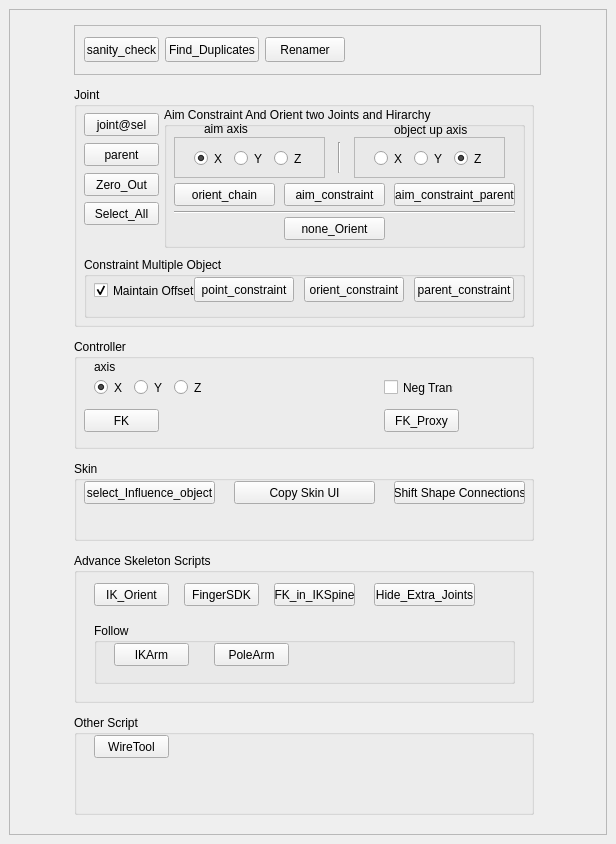
<?xml version="1.0" encoding="UTF-8"?>
<ui version="4.0">
 <class>MainWindow</class>
 <widget class="QMainWindow" name="MainWindow">
  <property name="geometry">
   <rect>
    <x>0</x>
    <y>0</y>
    <width>616</width>
    <height>844</height>
   </rect>
  </property>
  <property name="windowTitle">
   <string>MainWindow</string>
  </property>
  <widget class="QWidget" name="centralwidget">
   <layout class="QGridLayout" name="gridLayout_2">
    <item row="0" column="0">
     <widget class="QScrollArea" name="scrollArea">
      <property name="widgetResizable">
       <bool>true</bool>
      </property>
      <widget class="QWidget" name="scrollAreaWidgetContents_2">
       <property name="geometry">
        <rect>
         <x>0</x>
         <y>0</y>
         <width>596</width>
         <height>824</height>
        </rect>
       </property>
       <layout class="QGridLayout" name="gridLayout">
        <item row="0" column="0">
         <widget class="QFrame" name="frame_9">
          <property name="sizePolicy">
           <sizepolicy hsizetype="Fixed" vsizetype="Fixed">
            <horstretch>0</horstretch>
            <verstretch>0</verstretch>
           </sizepolicy>
          </property>
          <property name="minimumSize">
           <size>
            <width>460</width>
            <height>50</height>
           </size>
          </property>
          <property name="frameShape">
           <enum>QFrame::StyledPanel</enum>
          </property>
          <property name="frameShadow">
           <enum>QFrame::Raised</enum>
          </property>
          <layout class="QHBoxLayout" name="horizontalLayout_2">
           <item>
            <widget class="QPushButton" name="sanity_check_btn_2">
             <property name="minimumSize">
              <size>
               <width>75</width>
               <height>25</height>
              </size>
             </property>
             <property name="maximumSize">
              <size>
               <width>75</width>
               <height>25</height>
              </size>
             </property>
             <property name="text">
              <string>sanity_check</string>
             </property>
            </widget>
           </item>
           <item>
            <widget class="QPushButton" name="Find_Duplicates_btn_2">
             <property name="minimumSize">
              <size>
               <width>74</width>
               <height>25</height>
              </size>
             </property>
             <property name="maximumSize">
              <size>
               <width>100</width>
               <height>25</height>
              </size>
             </property>
             <property name="text">
              <string>Find_Duplicates</string>
             </property>
            </widget>
           </item>
           <item>
            <widget class="QPushButton" name="Renamer_btn_2">
             <property name="minimumSize">
              <size>
               <width>74</width>
               <height>25</height>
              </size>
             </property>
             <property name="maximumSize">
              <size>
               <width>100</width>
               <height>25</height>
              </size>
             </property>
             <property name="text">
              <string>Renamer</string>
             </property>
            </widget>
           </item>
           <item>
            <spacer name="horizontalSpacer_2">
             <property name="orientation">
              <enum>Qt::Horizontal</enum>
             </property>
             <property name="sizeHint" stdset="0">
              <size>
               <width>186</width>
               <height>20</height>
              </size>
             </property>
            </spacer>
           </item>
          </layout>
         </widget>
        </item>
        <item row="1" column="0">
         <widget class="QGroupBox" name="joint_groupBox">
          <property name="sizePolicy">
           <sizepolicy hsizetype="Fixed" vsizetype="Fixed">
            <horstretch>0</horstretch>
            <verstretch>0</verstretch>
           </sizepolicy>
          </property>
          <property name="minimumSize">
           <size>
            <width>460</width>
            <height>240</height>
           </size>
          </property>
          <property name="title">
           <string>Joint</string>
          </property>
          <widget class="QPushButton" name="parent_btn_5">
           <property name="geometry">
            <rect>
             <x>10</x>
             <y>56</y>
             <width>75</width>
             <height>23</height>
            </rect>
           </property>
           <property name="text">
            <string>parent</string>
           </property>
          </widget>
          <widget class="QGroupBox" name="aimCons_groupBox_5">
           <property name="geometry">
            <rect>
             <x>90</x>
             <y>20</y>
             <width>361</width>
             <height>141</height>
            </rect>
           </property>
           <property name="title">
            <string>Aim Constraint And Orient two Joints and Hirarchy</string>
           </property>
           <widget class="QPushButton" name="aim_constraint_btn_5">
            <property name="geometry">
             <rect>
              <x>120</x>
              <y>76</y>
              <width>101</width>
              <height>23</height>
             </rect>
            </property>
            <property name="text">
             <string>aim_constraint</string>
            </property>
           </widget>
           <widget class="QPushButton" name="aim_constraint_parent_btn_5">
            <property name="geometry">
             <rect>
              <x>230</x>
              <y>76</y>
              <width>121</width>
              <height>23</height>
             </rect>
            </property>
            <property name="text">
             <string>aim_constraint_parent</string>
            </property>
           </widget>
           <widget class="QPushButton" name="orient_chain_btn_5">
            <property name="geometry">
             <rect>
              <x>10</x>
              <y>76</y>
              <width>101</width>
              <height>23</height>
             </rect>
            </property>
            <property name="text">
             <string>orient_chain</string>
            </property>
           </widget>
           <widget class="QLabel" name="label_13">
            <property name="geometry">
             <rect>
              <x>40</x>
              <y>15</y>
              <width>47</width>
              <height>13</height>
             </rect>
            </property>
            <property name="text">
             <string>aim axis</string>
            </property>
           </widget>
           <widget class="QLabel" name="label_14">
            <property name="geometry">
             <rect>
              <x>230</x>
              <y>15</y>
              <width>81</width>
              <height>16</height>
             </rect>
            </property>
            <property name="text">
             <string>object up axis</string>
            </property>
           </widget>
           <widget class="Line" name="line_9">
            <property name="geometry">
             <rect>
              <x>165</x>
              <y>35</y>
              <width>20</width>
              <height>31</height>
             </rect>
            </property>
            <property name="orientation">
             <enum>Qt::Vertical</enum>
            </property>
           </widget>
           <widget class="QPushButton" name="none_Orient_btn_5">
            <property name="geometry">
             <rect>
              <x>120</x>
              <y>110</y>
              <width>101</width>
              <height>23</height>
             </rect>
            </property>
            <property name="text">
             <string>none_Orient</string>
            </property>
           </widget>
           <widget class="Line" name="line_10">
            <property name="geometry">
             <rect>
              <x>10</x>
              <y>95</y>
              <width>341</width>
              <height>20</height>
             </rect>
            </property>
            <property name="orientation">
             <enum>Qt::Horizontal</enum>
            </property>
           </widget>
           <widget class="QFrame" name="frame_10">
            <property name="geometry">
             <rect>
              <x>10</x>
              <y>30</y>
              <width>151</width>
              <height>41</height>
             </rect>
            </property>
            <property name="frameShape">
             <enum>QFrame::StyledPanel</enum>
            </property>
            <property name="frameShadow">
             <enum>QFrame::Raised</enum>
            </property>
            <widget class="QRadioButton" name="aimX_rb_5">
             <property name="geometry">
              <rect>
               <x>20</x>
               <y>13</y>
               <width>31</width>
               <height>17</height>
              </rect>
             </property>
             <property name="text">
              <string>X</string>
             </property>
             <property name="checked">
              <bool>true</bool>
             </property>
            </widget>
            <widget class="QRadioButton" name="aimY_rb_5">
             <property name="geometry">
              <rect>
               <x>60</x>
               <y>13</y>
               <width>31</width>
               <height>17</height>
              </rect>
             </property>
             <property name="text">
              <string>Y</string>
             </property>
            </widget>
            <widget class="QRadioButton" name="aimZ_rb_5">
             <property name="geometry">
              <rect>
               <x>100</x>
               <y>13</y>
               <width>31</width>
               <height>17</height>
              </rect>
             </property>
             <property name="text">
              <string>Z</string>
             </property>
            </widget>
           </widget>
           <widget class="QFrame" name="frame_11">
            <property name="geometry">
             <rect>
              <x>190</x>
              <y>30</y>
              <width>151</width>
              <height>41</height>
             </rect>
            </property>
            <property name="frameShape">
             <enum>QFrame::StyledPanel</enum>
            </property>
            <property name="frameShadow">
             <enum>QFrame::Raised</enum>
            </property>
            <widget class="QRadioButton" name="aimObX_rb_5">
             <property name="geometry">
              <rect>
               <x>20</x>
               <y>13</y>
               <width>31</width>
               <height>17</height>
              </rect>
             </property>
             <property name="text">
              <string>X</string>
             </property>
            </widget>
            <widget class="QRadioButton" name="aimObY_rb_5">
             <property name="geometry">
              <rect>
               <x>60</x>
               <y>13</y>
               <width>31</width>
               <height>17</height>
              </rect>
             </property>
             <property name="text">
              <string>Y</string>
             </property>
            </widget>
            <widget class="QRadioButton" name="aimObZ_rb_5">
             <property name="geometry">
              <rect>
               <x>100</x>
               <y>13</y>
               <width>31</width>
               <height>17</height>
              </rect>
             </property>
             <property name="text">
              <string>Z</string>
             </property>
             <property name="checked">
              <bool>true</bool>
             </property>
            </widget>
           </widget>
          </widget>
          <widget class="QGroupBox" name="multipleCons_groupBox_5">
           <property name="geometry">
            <rect>
             <x>10</x>
             <y>170</y>
             <width>441</width>
             <height>61</height>
            </rect>
           </property>
           <property name="title">
            <string>Constraint Multiple Object</string>
           </property>
           <widget class="QPushButton" name="point_constraint_btn_5">
            <property name="geometry">
             <rect>
              <x>110</x>
              <y>20</y>
              <width>100</width>
              <height>25</height>
             </rect>
            </property>
            <property name="text">
             <string>point_constraint</string>
            </property>
           </widget>
           <widget class="QPushButton" name="orient_constraint_btn_5">
            <property name="geometry">
             <rect>
              <x>220</x>
              <y>20</y>
              <width>100</width>
              <height>25</height>
             </rect>
            </property>
            <property name="text">
             <string>orient_constraint</string>
            </property>
           </widget>
           <widget class="QPushButton" name="parent_constraint_btn_5">
            <property name="geometry">
             <rect>
              <x>330</x>
              <y>20</y>
              <width>100</width>
              <height>25</height>
             </rect>
            </property>
            <property name="text">
             <string>parent_constraint</string>
            </property>
           </widget>
           <widget class="QCheckBox" name="maintainOffset_cb_5">
            <property name="geometry">
             <rect>
              <x>10</x>
              <y>25</y>
              <width>101</width>
              <height>17</height>
             </rect>
            </property>
            <property name="text">
             <string>Maintain Offset</string>
            </property>
            <property name="checked">
             <bool>true</bool>
            </property>
           </widget>
          </widget>
          <widget class="QPushButton" name="Zero_Out_btn_5">
           <property name="geometry">
            <rect>
             <x>10</x>
             <y>86</y>
             <width>75</width>
             <height>23</height>
            </rect>
           </property>
           <property name="text">
            <string>Zero_Out</string>
           </property>
          </widget>
          <widget class="QPushButton" name="jointSel_btn_5">
           <property name="geometry">
            <rect>
             <x>10</x>
             <y>26</y>
             <width>75</width>
             <height>23</height>
            </rect>
           </property>
           <property name="text">
            <string>joint@sel</string>
           </property>
          </widget>
          <widget class="QPushButton" name="Select_All_btn_5">
           <property name="geometry">
            <rect>
             <x>10</x>
             <y>115</y>
             <width>75</width>
             <height>23</height>
            </rect>
           </property>
           <property name="text">
            <string>Select_All</string>
           </property>
          </widget>
         </widget>
        </item>
        <item row="2" column="0">
         <widget class="QGroupBox" name="controller_groupBox">
          <property name="sizePolicy">
           <sizepolicy hsizetype="Fixed" vsizetype="Fixed">
            <horstretch>0</horstretch>
            <verstretch>0</verstretch>
           </sizepolicy>
          </property>
          <property name="minimumSize">
           <size>
            <width>460</width>
            <height>110</height>
           </size>
          </property>
          <property name="title">
           <string>Controller</string>
          </property>
          <widget class="QPushButton" name="FK_btn_4">
           <property name="geometry">
            <rect>
             <x>10</x>
             <y>70</y>
             <width>75</width>
             <height>23</height>
            </rect>
           </property>
           <property name="text">
            <string>FK</string>
           </property>
          </widget>
          <widget class="QPushButton" name="FK_Proxy_btn_4">
           <property name="geometry">
            <rect>
             <x>310</x>
             <y>70</y>
             <width>75</width>
             <height>23</height>
            </rect>
           </property>
           <property name="text">
            <string>FK_Proxy</string>
           </property>
          </widget>
          <widget class="QLabel" name="label_12">
           <property name="geometry">
            <rect>
             <x>20</x>
             <y>20</y>
             <width>31</width>
             <height>16</height>
            </rect>
           </property>
           <property name="text">
            <string>axis</string>
           </property>
          </widget>
          <widget class="QCheckBox" name="negTrans_cb_4">
           <property name="geometry">
            <rect>
             <x>310</x>
             <y>40</y>
             <width>70</width>
             <height>17</height>
            </rect>
           </property>
           <property name="text">
            <string>Neg Trans</string>
           </property>
          </widget>
          <widget class="QRadioButton" name="ctlAxis_X_rb_4">
           <property name="geometry">
            <rect>
             <x>20</x>
             <y>40</y>
             <width>31</width>
             <height>17</height>
            </rect>
           </property>
           <property name="text">
            <string>X</string>
           </property>
           <property name="checked">
            <bool>true</bool>
           </property>
          </widget>
          <widget class="QRadioButton" name="ctlAxis_Y_rb_4">
           <property name="geometry">
            <rect>
             <x>60</x>
             <y>40</y>
             <width>31</width>
             <height>17</height>
            </rect>
           </property>
           <property name="text">
            <string>Y</string>
           </property>
          </widget>
          <widget class="QRadioButton" name="ctlAxis_Z_rb_4">
           <property name="geometry">
            <rect>
             <x>100</x>
             <y>40</y>
             <width>31</width>
             <height>17</height>
            </rect>
           </property>
           <property name="text">
            <string>Z</string>
           </property>
          </widget>
         </widget>
        </item>
        <item row="3" column="0">
         <widget class="QGroupBox" name="skin_groupBox">
          <property name="sizePolicy">
           <sizepolicy hsizetype="Fixed" vsizetype="Fixed">
            <horstretch>0</horstretch>
            <verstretch>0</verstretch>
           </sizepolicy>
          </property>
          <property name="minimumSize">
           <size>
            <width>460</width>
            <height>80</height>
           </size>
          </property>
          <property name="title">
           <string>Skin</string>
          </property>
          <widget class="QPushButton" name="select_Influence_object_btn_4">
           <property name="geometry">
            <rect>
             <x>10</x>
             <y>20</y>
             <width>131</width>
             <height>23</height>
            </rect>
           </property>
           <property name="text">
            <string>select_Influence_object</string>
           </property>
          </widget>
          <widget class="QPushButton" name="copySkinOnMultipleObject_btn_4">
           <property name="geometry">
            <rect>
             <x>160</x>
             <y>20</y>
             <width>141</width>
             <height>23</height>
            </rect>
           </property>
           <property name="text">
            <string>Copy Skin UI</string>
           </property>
          </widget>
          <widget class="QPushButton" name="ShiftShapeConnections_btn">
           <property name="geometry">
            <rect>
             <x>320</x>
             <y>20</y>
             <width>131</width>
             <height>23</height>
            </rect>
           </property>
           <property name="text">
            <string>Shift Shape Connections</string>
           </property>
          </widget>
         </widget>
        </item>
        <item row="4" column="0">
         <widget class="QGroupBox" name="advanceSkeleton_groupBox">
          <property name="sizePolicy">
           <sizepolicy hsizetype="Fixed" vsizetype="Fixed">
            <horstretch>0</horstretch>
            <verstretch>0</verstretch>
           </sizepolicy>
          </property>
          <property name="minimumSize">
           <size>
            <width>460</width>
            <height>150</height>
           </size>
          </property>
          <property name="title">
           <string>Advance Skeleton Scripts</string>
          </property>
          <widget class="QPushButton" name="IK_Orient_btn_4">
           <property name="geometry">
            <rect>
             <x>20</x>
             <y>30</y>
             <width>75</width>
             <height>23</height>
            </rect>
           </property>
           <property name="text">
            <string>IK_Orient</string>
           </property>
          </widget>
          <widget class="QPushButton" name="FingerSDK_btn_4">
           <property name="geometry">
            <rect>
             <x>110</x>
             <y>30</y>
             <width>75</width>
             <height>23</height>
            </rect>
           </property>
           <property name="text">
            <string>FingerSDK</string>
           </property>
          </widget>
          <widget class="QPushButton" name="FK_in_IKSpine_btn_4">
           <property name="geometry">
            <rect>
             <x>200</x>
             <y>30</y>
             <width>81</width>
             <height>23</height>
            </rect>
           </property>
           <property name="text">
            <string>FK_in_IKSpine</string>
           </property>
          </widget>
          <widget class="QGroupBox" name="Follow_groupBox_4">
           <property name="geometry">
            <rect>
             <x>20</x>
             <y>70</y>
             <width>421</width>
             <height>61</height>
            </rect>
           </property>
           <property name="title">
            <string>Follow</string>
           </property>
           <widget class="QPushButton" name="IKArm_btn_4">
            <property name="geometry">
             <rect>
              <x>20</x>
              <y>20</y>
              <width>75</width>
              <height>23</height>
             </rect>
            </property>
            <property name="text">
             <string>IKArm</string>
            </property>
           </widget>
           <widget class="QPushButton" name="PoleArm_btn_4">
            <property name="geometry">
             <rect>
              <x>120</x>
              <y>20</y>
              <width>75</width>
              <height>23</height>
             </rect>
            </property>
            <property name="text">
             <string>PoleArm</string>
            </property>
           </widget>
          </widget>
          <widget class="QPushButton" name="Hide_Extra_Joints_btn_4">
           <property name="geometry">
            <rect>
             <x>300</x>
             <y>30</y>
             <width>101</width>
             <height>23</height>
            </rect>
           </property>
           <property name="text">
            <string>Hide_Extra_Joints</string>
           </property>
          </widget>
         </widget>
        </item>
        <item row="5" column="0">
         <widget class="QGroupBox" name="otherScript_groupBox">
          <property name="sizePolicy">
           <sizepolicy hsizetype="Fixed" vsizetype="Fixed">
            <horstretch>0</horstretch>
            <verstretch>0</verstretch>
           </sizepolicy>
          </property>
          <property name="minimumSize">
           <size>
            <width>460</width>
            <height>100</height>
           </size>
          </property>
          <property name="title">
           <string>Other Script</string>
          </property>
          <widget class="QPushButton" name="WireTool_btn_4">
           <property name="geometry">
            <rect>
             <x>20</x>
             <y>20</y>
             <width>75</width>
             <height>23</height>
            </rect>
           </property>
           <property name="text">
            <string>WireTool</string>
           </property>
          </widget>
         </widget>
        </item>
       </layout>
      </widget>
     </widget>
    </item>
   </layout>
  </widget>
 </widget>
 <resources/>
 <connections/>
</ui>
